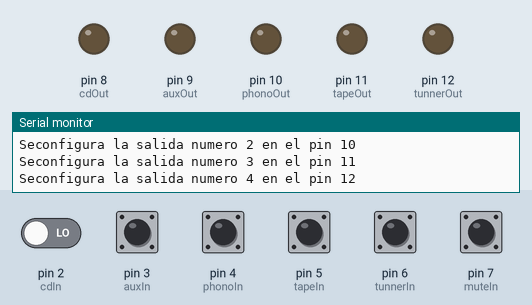
Bench run of a sketch on a simulated Arduino Uno, built with avr-gcc and run on an emulated ATmega328P. Parts: output pins drawn as LEDs (lit = HIGH), the last lines printed to the serial monitor. The inputs (shaded band) are chosen by the test bench; at power-on: pin 3 (auxIn), pin 4 (phonoIn), pin 5 (tapeIn), pin 6 (tunnerIn), pin 7 (muteIn) HIGH, pin 2 (cdIn) LOW.

Above: at 1.8 s.
1.9 s: pin 3 (auxIn) pulled LOW for 0.6 s
At 3.7 s:
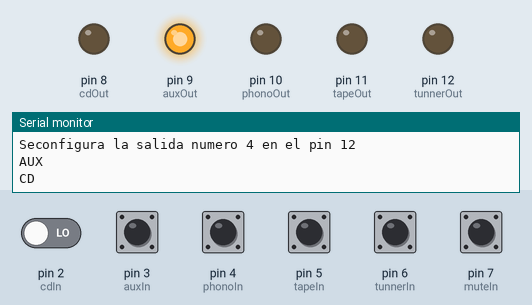
4.0 s: pin 2 (cdIn) driven HIGH
At 4.8 s:
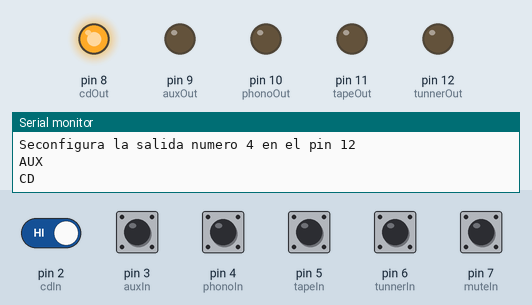
5.5 s: pin 4 (phonoIn) pulled LOW for 0.6 s
At 6.4 s:
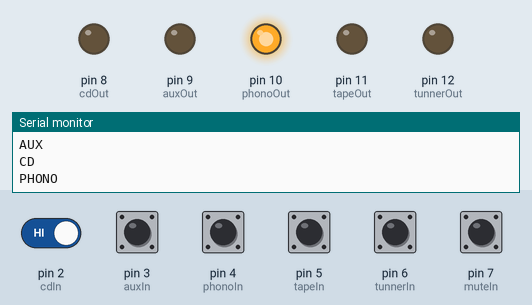
7.6 s: pin 5 (tapeIn) pulled LOW for 0.6 s
At 9.2 s:
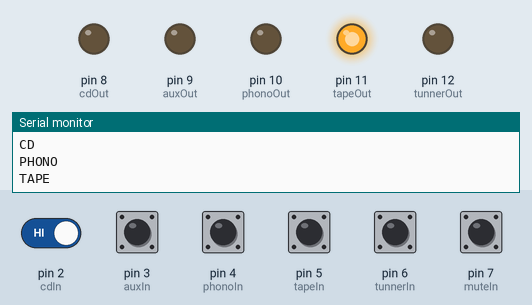
9.7 s: pin 6 (tunnerIn) pulled LOW for 0.6 s
At 10.8 s:
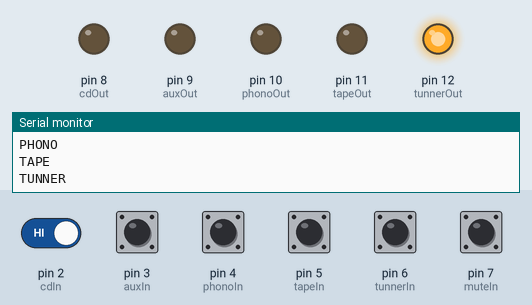
11.8 s: pin 7 (muteIn) pulled LOW for 0.6 s
At 13.6 s:
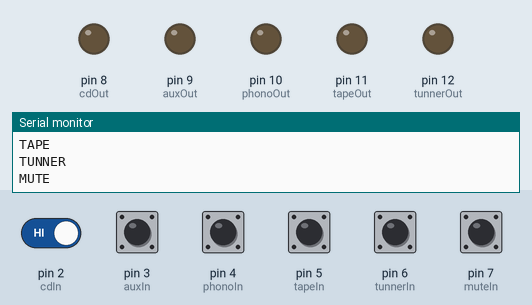
Timing chart, 0 to 14.9 s (numbered marks = the images above; inputs shaded):
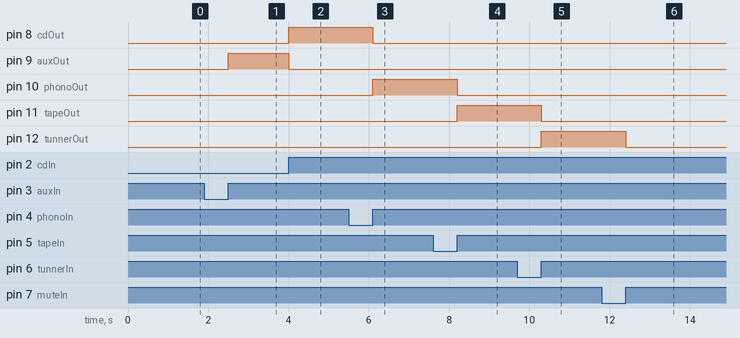

The sketch:

audioSelector.ino
```cpp
//Definiciones de los pines de entrada/botones
#define cdIn 2
#define auxIn 3
#define phonoIn 4
#define tapeIn 5
#define tunnerIn 6
#define muteIn 7

//Definiciones de los pines de salida
#define cdOut 8
#define auxOut 9
#define phonoOut 10
#define tapeOut 11
#define tunnerOut 12
 #define debug() delay(100)

typedef enum {
  cd,
  aux,
  phono,
  tape,
  tunner,
  mute,
  none
} keys_e;


void Init(void);

keys_e getKey (void);


const uint8_t entradas [] = {cdIn, auxIn, phonoIn, tapeIn, tunnerIn, muteIn};
const uint8_t salidas  [] = {cdOut, auxOut, phonoOut, tapeOut, tunnerOut};

const uint8_t sizeIn = sizeof(entradas);
const uint8_t sizeOut = sizeof(salidas);


keys_e key;
keys_e keyTemp;
keys_e oldKey;


void setup() {
  Serial.begin(115200);
  // put your setup code here, to run once:
  Init();
}

void loop() {
  // put your main code here, to run repeatedly:

  keyTemp = getKey();
   if(keyTemp != none){
    key = keyTemp;
   }

  if (key != oldKey ) {

    if (key != mute) {

      for (int i = 0; i <= sizeOut; i++) {
         //Turn off all the outputs
          digitalWrite(salidas[i], LOW);
        }
        //Now we switch on the right pin
        switch (key){
          case cd     : digitalWrite(cdOut, HIGH); break;
          case aux    : digitalWrite(auxOut, HIGH); break;
          case phono  : digitalWrite(phonoOut, HIGH); break;
          case tape   : digitalWrite(tapeOut, HIGH); break;
          case tunner : digitalWrite(tunnerOut, HIGH); break;
      }

    }

    else {

      for (int i = 0; i <= sizeOut; i++) {
        digitalWrite(salidas[i], LOW);
      }

    }

  }
 delay(500); //Little pause to avoid noises
  oldKey = key;
}

void Init (void) {

  //Configuramos las entradas y activamos las resistencias pull up
  for (uint8_t i = 0; i <= sizeIn - 1; i++) {
    Serial.print("Seconfigura la entrada numero "); Serial.print(i); Serial.print(" en el pin "); Serial.println(entradas[i]);
    pinMode(entradas[i], INPUT_PULLUP);
  }

  //Configuramos las salidas y las ponemos en estado logico 0
  for (uint8_t i = 0; i <= sizeOut - 1; i++) {
    Serial.print("Seconfigura la salida numero "); Serial.print(i); Serial.print(" en el pin "); Serial.println(salidas[i]);
    pinMode(salidas[i], OUTPUT);
    digitalWrite(salidas[i], LOW);
  }
}

keys_e getKey (void) {
  bool cdKey     = !digitalRead(cdIn);
  bool auxKey    = !digitalRead(auxIn);
  bool phonoKey  = !digitalRead(phonoIn);
  bool tapeKey   = !digitalRead(tapeIn);
  bool tunnerKey = !digitalRead(tunnerIn);
  bool muteKey   = !digitalRead(muteIn);

  //Check for only one key pressed and return
  if (cdKey && !( auxKey | phonoKey | tapeKey | tunnerKey | muteKey)) {
    Serial.println("CD");
    while (cdKey) {
      cdKey = !digitalRead(cdIn);
    }
    return cd;
  }

  if ( auxKey && !( cdKey | phonoKey | tapeKey | tunnerKey | muteKey)) {
    Serial.println("AUX");
    while (auxKey) {
      auxKey = !digitalRead(auxIn);
    }
    return aux;
  }

  if ( phonoKey && !( cdKey | auxKey | tapeKey | tunnerKey | muteKey)) {
    Serial.println("PHONO");
    while (phonoKey) {
      phonoKey = !digitalRead(phonoIn);
    }
    return phono;
  }

  if ( tapeKey && !( cdKey | auxKey | phonoKey | tunnerKey | muteKey)) {
    Serial.println("TAPE");
    while (tapeKey) {
      tapeKey = !digitalRead(tapeIn);
    }
    return tape;
  }

  if ( tunnerKey && !( cdKey | auxKey | phonoKey | tapeKey | muteKey)) {
    Serial.println("TUNNER");
    while (tunnerKey) {
      tunnerKey = !digitalRead(tunnerIn);
    }
    return tunner;
  }


  if ( muteKey && !( cdKey | auxKey | phonoKey | tapeKey | tunnerKey)) {
    Serial.println("MUTE");
    while (muteKey) {
      muteKey = !digitalRead(muteIn);
    }
    return mute;
  }

   return none;
}
```

Measured:
- after the input at 1.9 s, pin 9 (auxOut): LOW → HIGH after 0.60 s
- after the input at 4.0 s, pin 8 (cdOut): LOW → HIGH at once; pin 9 (auxOut): HIGH → LOW at once
- after the input at 5.5 s, pin 8 (cdOut): HIGH → LOW after 0.60 s; pin 10 (phonoOut): LOW → HIGH after 0.60 s
- after the input at 7.6 s, pin 10 (phonoOut): HIGH → LOW after 0.60 s; pin 11 (tapeOut): LOW → HIGH after 0.60 s
- after the input at 9.7 s, pin 11 (tapeOut): HIGH → LOW after 0.60 s; pin 12 (tunnerOut): LOW → HIGH after 0.60 s
- after the input at 11.8 s, pin 12 (tunnerOut): HIGH → LOW after 0.60 s
